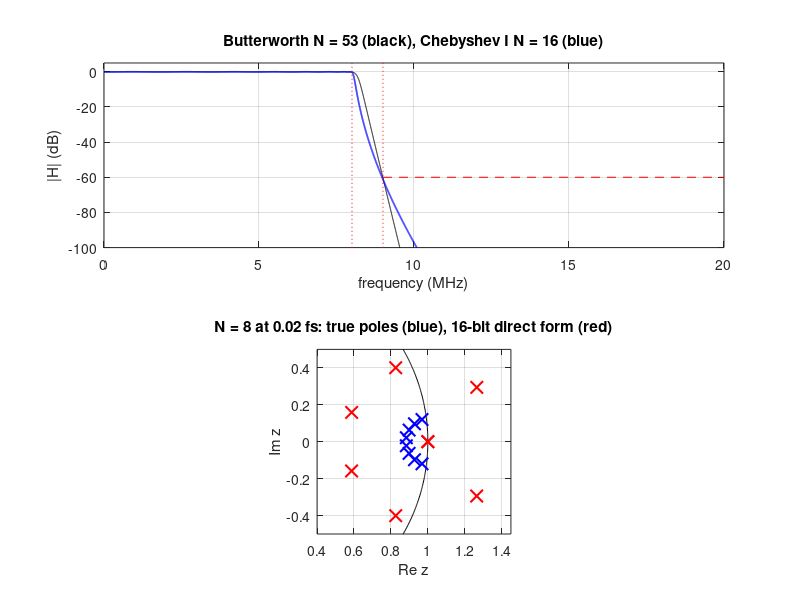

Here is the MATLAB script that generated this plot:
%% m09_iir_bilinear_butter_cheby.m
% Module 09 - IIR design without a toolbox: analog prototype + prewarped bilinear
% transform, order formulas, biquads, and why direct form is fragile.
%  1) Orders for the RF anti-alias spec (fs = 40 MHz, pass 8 MHz with Ap = 0.17 dB,
%     stop 9 MHz with As = 60 dB): Butterworth, Chebyshev, elliptic (via ellipke)
%  2) Butterworth and Chebyshev I designs from their analog poles, bilinear with
%     prewarping, implemented as second-order sections; check the edges land exactly
%  3) Coefficient quantization: 8th-order Butterworth at fc = 0.02 fs in direct form
%     (16- and 24-bit words) vs biquads; 12th-order at 0.01 fs in double precision
% What to change: fp, fst, Ap, As; the word lengths; N and fc of the fragile filter.
% Expected output: orders 53 / 16 / 8; |H(8 MHz)| = -0.174 dB and |H(9 MHz)| <= -60 dB;
% direct-form max pole radius 1.299 (16 bit) and 1.166 (24 bit), biquads 0.9758;
% the N = 12 direct-form impulse response diverges, the biquad version decays.
% Base MATLAB only; runs in MATLAB R2019b+ and GNU Octave 8.

clear; close all; clc;
rng(1);

%% Spec and order formulas
fs = 40; fp = 8; fst = 9;                  % MHz
Ap = 20*log10(1.01/0.99); As = 60;         % dB: the +-0.01 passband of the FIR spec, 60 dB stopband
ep = sqrt(10^(Ap/10) - 1); es = sqrt(10^(As/10) - 1);
Wp = 2*tan(pi*fp/fs); Ws = 2*tan(pi*fst/fs);          % prewarped edges (T = 1, 2/T = 2)
Nb = ceil(log(es/ep) / log(Ws/Wp));
Nc = ceil(acosh(es/ep) / acosh(Ws/Wp));
k  = Wp/Ws; k1 = ep/es;                                % ellipke takes m = k^2
[K, ~]  = ellipke(k^2);  [Kp, ~]  = ellipke(1 - k^2);
[K1, ~] = ellipke(k1^2); [K1p, ~] = ellipke(1 - k1^2);
Ne = ceil(K*K1p / (Kp*K1));
fprintf('Spec: pass %g MHz (Ap = %.3f dB), stop %g MHz (As = %g dB), fs = %g MHz\n', fp, Ap, fst, As, fs);
fprintf('  prewarped edges: Wp = %.4f, Ws = %.4f (selectivity %.4f)\n', Wp, Ws, Ws/Wp);
fprintf('  orders: Butterworth %d, Chebyshev I/II %d, elliptic %d\n', Nb, Nc, Ne);

%% Helpers (anonymous only)
bil   = @(s) (2 + s) ./ (2 - s);                          % bilinear map s -> z (2/T = 2)
evalz = @(zz, pp, g, w) g * prod(exp(1j*w(:).') - zz(:), 1) ./ prod(exp(1j*w(:).') - pp(:), 1);
wgrid = linspace(0, pi, 8001); f = wgrid/(2*pi)*fs;

%% Butterworth (passband edge exact) and Chebyshev I from analog poles
for fam = 1:2
    if fam == 1
        N = Nb; Wc = Wp / ep^(1/N); kk = 1:N;
        pa = Wc * exp(1j*pi*(2*kk + N - 1)/(2*N)); name = 'Butterworth';
    else
        N = Nc; mu = asinh(1/ep)/N; kk = 1:N; th = pi*(2*kk - 1)/(2*N);
        pa = Wp * (-sinh(mu)*sin(th) + 1j*cosh(mu)*cos(th)); name = 'Chebyshev I';
    end
    pd = bil(pa); zd = -ones(1, N);                        % N analog zeros at infinity -> z = -1
    dc = 1; if fam == 2 && mod(N, 2) == 0, dc = 1/sqrt(1 + ep^2); end
    g = real(dc * prod(1 - pd) / prod(1 - zd));            % set the DC gain
    H = abs(evalz(zd, pd, g, wgrid));
    % biquads: conjugate pole pairs with a double zero at z = -1
    pu = pd(imag(pd) > 1e-12); pr = pd(abs(imag(pd)) <= 1e-12);
    y = [1 zeros(1, 2999)]; gs = g;
    for i = 1:numel(pu)
        a2 = [1, -2*real(pu(i)), abs(pu(i))^2]; y = filter([1 2 1], a2, y);
    end
    for i = 1:numel(pr), y = filter([1 1], [1 -pr(i)], y); end
    y = gs * y;
    Hs = abs(exp(-1j*wgrid(:)*(0:numel(y)-1)) * y(:));     % response of the SOS impulse response
    fprintf('\n%s, N = %d (%d biquads):\n', name, N, ceil(N/2));
    fprintf('  |H| at %g MHz = %.3f dB (target -%.3f), at %g MHz = %.2f dB (target <= -%g)\n', fp, 20*log10(abs(evalz(zd, pd, g, 2*pi*fp/fs))), Ap, fst, 20*log10(abs(evalz(zd, pd, g, 2*pi*fst/fs))), As);
    fprintf('  max pole radius %.5f; SOS impulse response vs zpk: max |dH| = %.1e\n', max(abs(pd)), max(abs(Hs(:) - H(:))));
    if fam == 1, Hb = H; else, Hc = H; end
end

%% Coefficient quantization: direct form vs biquads
fprintf('\nCoefficient quantization (Butterworth low-pass, -3 dB at fc):\n');
N = 8; fc = 0.02; Wc = 2*tan(pi*fc); kk = 1:N;
pd = bil(Wc * exp(1j*pi*(2*kk + N - 1)/(2*N)));
a = real(poly(pd));
ib = ceil(log2(max(abs(a)))) + 1;                       % integer bits incl. sign
fprintf('  N = %d, fc = %.2f fs: true max pole radius %.4f, max |a_k| = %.1f (%d integer bits)\n', N, fc, max(abs(pd)), max(abs(a)), ib);
for W = [16 24]
    fr = W - ib; aq = round(a * 2^fr) / 2^fr;
    rq = max(abs(roots(aq)));
    pu = pd(imag(pd) > 0); r2 = 0;
    for i = 1:numel(pu)
        sec = [1, -2*real(pu(i)), abs(pu(i))^2]; secq = round(sec * 2^(W-2)) / 2^(W-2); r2 = max(r2, max(abs(roots(secq))));
    end
    fprintf('  %d-bit words: direct form max pole radius %.4f %s; biquads (%d fractional bits) %.4f\n', W, rq, char('(unstable)' .* (rq > 1) + ' ' .* (rq <= 1)), W-2, r2);
    if W == 16, pq16 = roots(aq); end
end
N = 12; fc = 0.01; Wc = 2*tan(pi*fc); kk = 1:N;
pd = bil(Wc * exp(1j*pi*(2*kk + N - 1)/(2*N))); a = real(poly(pd)); g = real(prod(1 - pd) / 2^N); b = g * real(poly(-ones(1, N)));
x = [1 zeros(1, 39999)]; yd = filter(b, a, x);
ys = x; pu = pd(imag(pd) > 0); for i = 1:numel(pu), ys = filter([1 2 1], [1, -2*real(pu(i)), abs(pu(i))^2], ys); end; ys = g * ys;
fprintf('  N = 12, fc = 0.01 fs, double precision: direct-form tail max |h| = %.3g (NaN/Inf = diverged); biquad tail max |h| = %.3g\n', max(abs(yd(end-1999:end))), max(abs(ys(end-1999:end))));

%% Figures
figure('Name', 'IIR by bilinear transform');
subplot(2,1,1); plot(f, 20*log10(Hb + 1e-15), 'k', f, 20*log10(Hc + 1e-15), 'b', 'LineWidth', 1.2); hold on;
plot([fst fs/2], [-As -As], 'r--', [fp fp], [-120 5], 'r:', [fst fst], [-120 5], 'r:');
ylim([-100 5]); xlim([0 20]); grid on; xlabel('frequency (MHz)'); ylabel('|H| (dB)'); title(sprintf('Butterworth N = %d (black), Chebyshev I N = %d (blue)', Nb, Nc));
subplot(2,1,2); N = 8; Wc = 2*tan(pi*0.02); kk = 1:N; pt = bil(Wc * exp(1j*pi*(2*kk + N - 1)/(2*N)));
tt = linspace(-0.6, 0.6, 200); plot(cos(tt), sin(tt), 'k-'); hold on;
plot(real(pt), imag(pt), 'bx', 'MarkerSize', 9, 'LineWidth', 1.5); plot(real(pq16), imag(pq16), 'rx', 'MarkerSize', 9, 'LineWidth', 1.5);
axis image; axis([0.4 1.45 -0.5 0.5]); grid on; xlabel('Re z'); ylabel('Im z'); title('N = 8 at 0.02 fs: true poles (blue), 16-bit direct form (red)');
